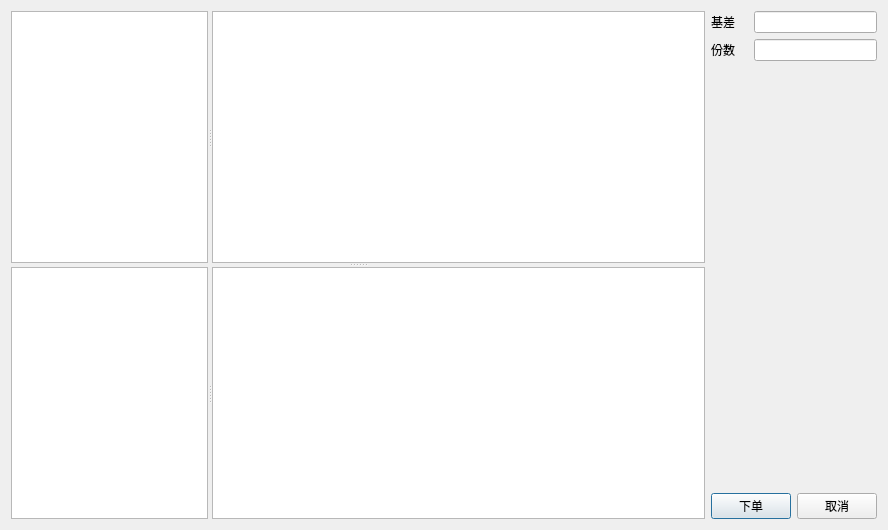
<?xml version="1.0" encoding="UTF-8"?>
<ui version="4.0">
 <class>MakeOrderDialog</class>
 <widget class="QDialog" name="MakeOrderDialog">
  <property name="geometry">
   <rect>
    <x>0</x>
    <y>0</y>
    <width>888</width>
    <height>530</height>
   </rect>
  </property>
  <property name="windowTitle">
   <string>导入组合</string>
  </property>
  <layout class="QGridLayout" name="gridLayout_2">
   <item row="0" column="0">
    <widget class="QSplitter" name="splitter_3">
     <property name="sizePolicy">
      <sizepolicy hsizetype="Expanding" vsizetype="Expanding">
       <horstretch>0</horstretch>
       <verstretch>0</verstretch>
      </sizepolicy>
     </property>
     <property name="orientation">
      <enum>Qt::Vertical</enum>
     </property>
     <widget class="QSplitter" name="splitter">
      <property name="orientation">
       <enum>Qt::Horizontal</enum>
      </property>
      <property name="childrenCollapsible">
       <bool>false</bool>
      </property>
      <widget class="QTableView" name="tableView">
       <property name="sizePolicy">
        <sizepolicy hsizetype="Maximum" vsizetype="Expanding">
         <horstretch>2</horstretch>
         <verstretch>0</verstretch>
        </sizepolicy>
       </property>
      </widget>
      <widget class="QTableView" name="tableView">
       <property name="sizePolicy">
        <sizepolicy hsizetype="Expanding" vsizetype="Expanding">
         <horstretch>5</horstretch>
         <verstretch>0</verstretch>
        </sizepolicy>
       </property>
      </widget>
     </widget>
     <widget class="QSplitter" name="splitter_2">
      <property name="orientation">
       <enum>Qt::Horizontal</enum>
      </property>
      <property name="childrenCollapsible">
       <bool>false</bool>
      </property>
      <widget class="QTableView" name="tableView_2">
       <property name="sizePolicy">
        <sizepolicy hsizetype="Maximum" vsizetype="Expanding">
         <horstretch>2</horstretch>
         <verstretch>0</verstretch>
        </sizepolicy>
       </property>
      </widget>
      <widget class="QTableView" name="tableView_3">
       <property name="sizePolicy">
        <sizepolicy hsizetype="Expanding" vsizetype="Expanding">
         <horstretch>5</horstretch>
         <verstretch>0</verstretch>
        </sizepolicy>
       </property>
      </widget>
     </widget>
    </widget>
   </item>
   <item row="0" column="1">
    <layout class="QGridLayout" name="gridLayout">
     <item row="0" column="0">
      <widget class="QLabel" name="label_2">
       <property name="text">
        <string>基差</string>
       </property>
      </widget>
     </item>
     <item row="0" column="1" colspan="2">
      <widget class="QLineEdit" name="lineEdit_2"/>
     </item>
     <item row="1" column="0">
      <widget class="QLabel" name="label">
       <property name="text">
        <string>份数</string>
       </property>
      </widget>
     </item>
     <item row="1" column="1" colspan="2">
      <widget class="QLineEdit" name="lineEdit"/>
     </item>
     <item row="2" column="2">
      <spacer name="verticalSpacer">
       <property name="orientation">
        <enum>Qt::Vertical</enum>
       </property>
       <property name="sizeHint" stdset="0">
        <size>
         <width>74</width>
         <height>426</height>
        </size>
       </property>
      </spacer>
     </item>
     <item row="3" column="0" colspan="2">
      <widget class="QPushButton" name="pushButton_3">
       <property name="text">
        <string>下单</string>
       </property>
      </widget>
     </item>
     <item row="3" column="2">
      <widget class="QPushButton" name="pushButton_4">
       <property name="text">
        <string>取消</string>
       </property>
      </widget>
     </item>
    </layout>
   </item>
  </layout>
 </widget>
 <resources/>
 <connections/>
</ui>
